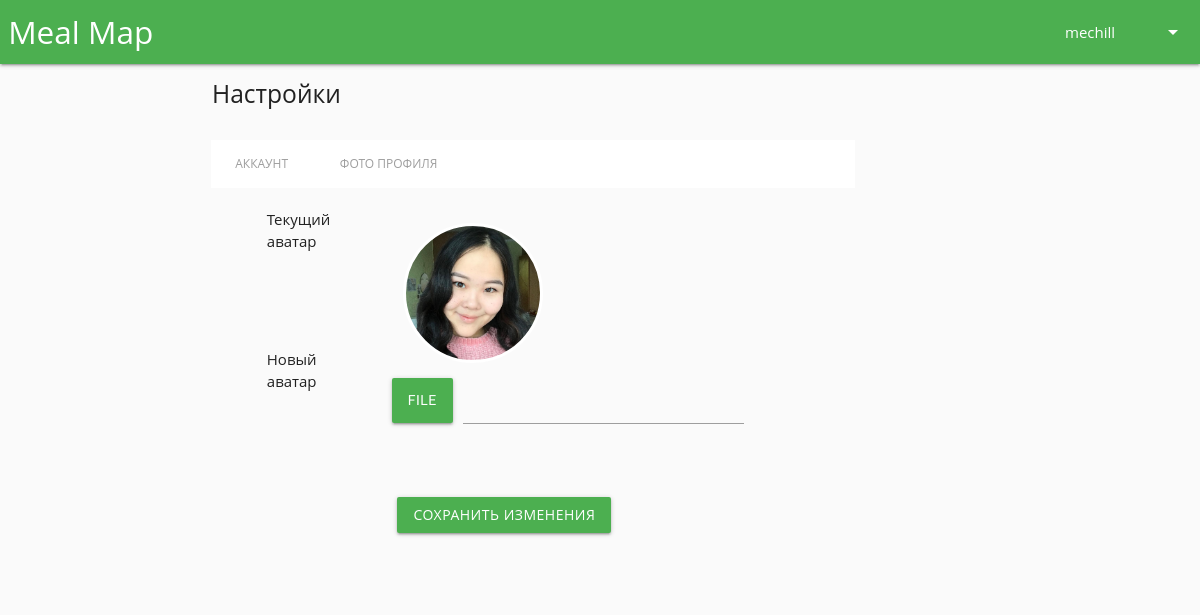
The app's page /picture/ (signed in) with its own data.
### main/models.py (models this page shows, shortened)
class Company(models.Model):
	status  = models.CharField(max_length = 10, default = "company")
	user    = models.OneToOneField(User)
	name    = models.CharField(max_length = 50)
	city    = models.CharField(max_length = 50)
	address = models.CharField(max_length = 100)
	avatar = models.ImageField(upload_to = "images/", default = "images/company_default.jpg")

### main/views.py (the view, shortened to what this page needs)
# urls.py: url(r'^picture/$',                          views.picture,  name = 'picture'),
def picture(request):
    context = {}
    if not request.user.is_authenticated():
        return redirect('/login')
    if request.user.email == "company@m.ru":
        profile = Company.objects.get(user = request.user)
    else:
        profile = Profile.objects.get(user = request.user)
    context['profile'] = profile
    response = render(request, 'main/picture.html',context)
    return response

### main/templates/main/picture.html (shortened to what this page needs)
{% load staticfiles %}
{% include 'main/header.html' %}
    		<div class = "container">
	    		<div class = "row screen_mode">
					<div style="padding-right: 20px;padding-left: 20px;">
						<h5 class = "h3" style="margin-left:12px"> Настройки </h5>
						<br>
						<div class = "row">
							<div class = "col s10">
								<div class="row">
									<div class="col s12">
										<ul class="tabs">
											<li class="tab"><a href="/settings.php" onclick="location='/settings';"  class = "grey-text lighten-5" style="font-size: 12px;">Аккаунт</a></li>
											<li class="tab"><a href="/picture.php" onclick="location='/picture';" class = "grey-text lighten-5" style="font-size: 12px">Фото профиля</a></li>
										</ul>
									</div>
								</div>
								<div class = "row">
									<div class = "col s9 offset-s1">
										<form action="." method="post" enctype="multipart/form-data">
											<div class="row form-group">
												<div class = "col s3 ">
													<p class = "right">Текущий аватар</p>
												</div>
												<div class="input-field col s9">
													<div class = "col s12" style="position: relative; height: 90px">
														<div  style="background-image: url(/media/{{profile.avatar}}); background-size: cover;background-position: center; position: absolute; height: 140px; width: 140px; z-index: 100; border-radius: 100%; border: 3px solid white;"></div>
													</div>
												</div>
											</div>
											<div class="row form-group">
												<div class = "col s3">
													<p class = "right">Новый аватар </p>
												</div>
												<div class="input-field col s9">
													<div class="file-field input-field">
														<div class="btn green">
															<span><strong>File</strong></span>
														</div>
															<div class="file-path-wrapper">
															<input class="file-path validate" type="text" value="{{profile.photo}}">
														</div>
													</div>
												</div>
											</div>
											<div class="input-field col s9 offset-s3">
												<input class="green btn" type="submit" name = "ok_button" value = "Сохранить изменения">
											</div>
										</form>
									</div>
								</div>
							</div>
						</div>
					</div>
				</div>
			</div>
{% include 'main/footer.html' %}

### main/templates/main/header.html (shortened to what this page needs)
{% load staticfiles %}
<!DOCTYPE html>
<html>
	<head>
        <link rel="stylesheet" href="{% static 'css/materialize.min.css' %}">
        <link rel="stylesheet" href="{% static 'css/fonts.css' %}">
        <link rel="stylesheet" href="{% static 'css/clock.css' %}">
    </head>
    <body style="">
        <header>
                <nav>
                    <div class="nav-wrapper green" style="position: relative;">
                        <a href="/" class="brand-logo">&nbsp;Meal Map</a>
                        <ul id="nav-mobile" class="right hide-on-med-and-down">
                                <li><a class="dropdown-button" href="#!" data-activates="dropdown1" data-beloworigin="true" style="min-width: 150px;">{{ profile.name }} <i class="material-icons right"> arrow_drop_down </i></a></li>
                        </ul>
                    </div>
                </nav>
            </header>
            <main>

### main/static/css/clock.css (style rules this page uses)
* { margin: 0; padding: 0; box-sizing: border-box; }

### main/templates/main/header.html (style rules this page uses)
* { font-family: 'Arimo', sans-serif; }

### records on screen
Company: name "mechill", avatar (picture)
